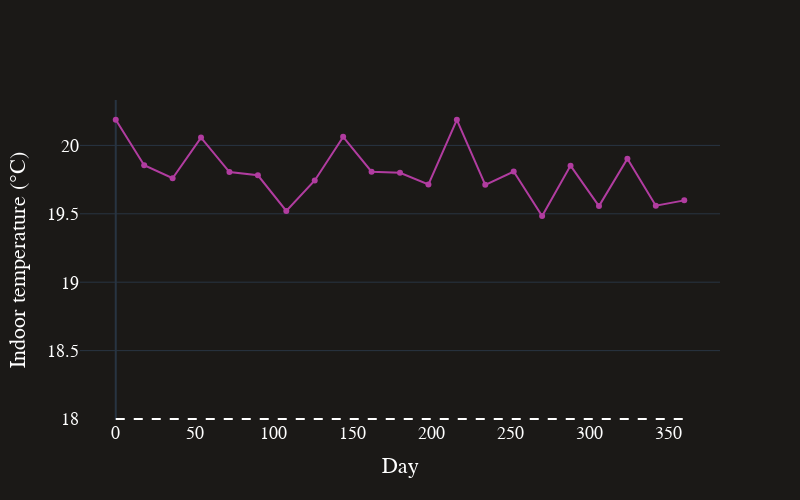

Notebook source saved alongside this figure:
### Markdown cell above
## How does XGBoost perform in the real world?

We can use XGBoost to generate recommendations, and see how well it performs in the real world using simulated interventions.

### Code cell
target_indoor_temp = 18

# Predict heating for outdoor_temp = current_outdoor_temp, indoor_temp = target_temp
day_idx = np.arange(0, data.shape[0], data.shape[0]//20)
X = np.stack([outdoor_temp_test, np.repeat(target_indoor_temp, repeats=len(outdoor_temp_test))], axis=1)
heating_pred_xgb = xgb_model.predict(X)
indoor_temp_xgb, energy_xgb = set_heating(heating_pred_xgb, outdoor_temp_test, noise=False)

fig = go.Figure()

# Create line plots
fig.add_trace(go.Scatter(y=indoor_temp_xgb, x=day_idx, mode='lines+markers', name='XGBoost', line_width=2, line_color=colors[1]))

# Add target temperature line
fig.add_shape(type='line',
              x0=day_idx[0], y0=target_indoor_temp, x1=day_idx[-1], y1=target_indoor_temp,
              line=dict(color='white', width=2, dash='dash'))

# Update axes properties
fig.update_layout(
    template='plotly_dark',
    paper_bgcolor=background_color,  # Background color for the whole figure
    plot_bgcolor=background_color,   # Background color for the plotting area
    xaxis_title="Day",  # X-axis label
    yaxis_title="Indoor temperature (°C)",  # Y-axis label
    font=dict(family="Helvetica", size=18, color="white"),  # Set the font here
    xaxis=dict(showgrid=False),  # Increase X-axis label size
    yaxis=dict(showgrid=True),   # Increase Y-axis label size
    width=800,  # Set the figure width
    height=500,  # Set the figure height
)

# Show plot
fig.show()

### Figure 1 — Plotly figure (JSON) as saved in the notebook; plotly's stock layout.template omitted (floating-point values rounded to 4 significant figures; data arrays with more than 128 entries replaced by an {"elided": "..."} marker saying what was removed)
{"data": [{"line": {"color": "#B13CA0", "width": 2}, "mode": "lines+markers", "name": "XGBoost", "type": "scatter", "x": [0, 18, 36, 54, 72, 90, 108, 126, 144, 162, 180, 198, 216, 234, 252, 270, 288, 306, 324, 342, 360], "y": {"elided": "365 float values"}}], "layout": {"font": {"color": "white", "family": "Helvetica", "size": 18}, "height": 500, "paper_bgcolor": "#1b1917", "plot_bgcolor": "#1b1917", "shapes": [{"line": {"color": "white", "dash": "dash", "width": 2}, "type": "line", "x0": 0, "x1": 360, "y0": 18, "y1": 18}], "width": 800, "xaxis": {"showgrid": false, "title": {"text": "Day"}}, "yaxis": {"showgrid": true, "title": {"text": "Indoor temperature (°C)"}}}}
